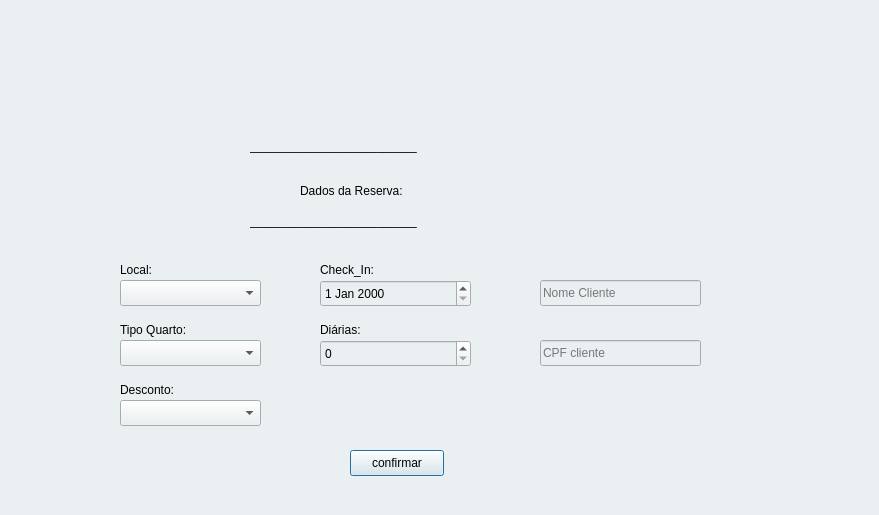
<?xml version="1.0" encoding="UTF-8"?>
<ui version="4.0">
 <class>RealizarReservaDialog</class>
 <widget class="QDialog" name="RealizarReservaDialog">
  <property name="geometry">
   <rect>
    <x>0</x>
    <y>0</y>
    <width>879</width>
    <height>515</height>
   </rect>
  </property>
  <property name="windowTitle">
   <string>Dialog</string>
  </property>
  <property name="styleSheet">
   <string notr="true">background-color: rgb(234, 240, 242);</string>
  </property>
  <widget class="QDateEdit" name="checkInDateEdit">
   <property name="geometry">
    <rect>
     <x>320</x>
     <y>280</y>
     <width>151</width>
     <height>27</height>
    </rect>
   </property>
  </widget>
  <widget class="QSpinBox" name="numDiariasSpinBox">
   <property name="geometry">
    <rect>
     <x>320</x>
     <y>340</y>
     <width>151</width>
     <height>27</height>
    </rect>
   </property>
  </widget>
  <widget class="QComboBox" name="localidadeComboBox">
   <property name="geometry">
    <rect>
     <x>120</x>
     <y>280</y>
     <width>141</width>
     <height>26</height>
    </rect>
   </property>
  </widget>
  <widget class="QComboBox" name="tipoQuartocomboBox">
   <property name="geometry">
    <rect>
     <x>120</x>
     <y>340</y>
     <width>141</width>
     <height>26</height>
    </rect>
   </property>
  </widget>
  <widget class="QComboBox" name="descontoComboBox">
   <property name="geometry">
    <rect>
     <x>120</x>
     <y>400</y>
     <width>141</width>
     <height>26</height>
    </rect>
   </property>
  </widget>
  <widget class="QLabel" name="valorEstimadoLabel">
   <property name="geometry">
    <rect>
     <x>320</x>
     <y>390</y>
     <width>221</width>
     <height>31</height>
    </rect>
   </property>
   <property name="text">
    <string/>
   </property>
  </widget>
  <widget class="QLineEdit" name="nomeClienteLineEdit">
   <property name="geometry">
    <rect>
     <x>540</x>
     <y>280</y>
     <width>161</width>
     <height>26</height>
    </rect>
   </property>
   <property name="placeholderText">
    <string>Nome Cliente</string>
   </property>
  </widget>
  <widget class="QLineEdit" name="cpfClienteLineEdit">
   <property name="geometry">
    <rect>
     <x>540</x>
     <y>340</y>
     <width>161</width>
     <height>26</height>
    </rect>
   </property>
   <property name="placeholderText">
    <string>CPF cliente</string>
   </property>
  </widget>
  <widget class="QPushButton" name="confirmarReservaButton">
   <property name="geometry">
    <rect>
     <x>350</x>
     <y>450</y>
     <width>94</width>
     <height>26</height>
    </rect>
   </property>
   <property name="text">
    <string>confirmar</string>
   </property>
  </widget>
  <widget class="QLabel" name="valorEstimadoLabel_2">
   <property name="geometry">
    <rect>
     <x>360</x>
     <y>10</y>
     <width>131</width>
     <height>131</height>
    </rect>
   </property>
   <property name="styleSheet">
    <string notr="true"/>
   </property>
   <property name="text">
    <string/>
   </property>
   <property name="pixmap">
    <pixmap resource="icons.qrc">:/images/imagens/logoo.png</pixmap>
   </property>
   <property name="scaledContents">
    <bool>true</bool>
   </property>
  </widget>
  <widget class="QLabel" name="label">
   <property name="geometry">
    <rect>
     <x>300</x>
     <y>170</y>
     <width>251</width>
     <height>41</height>
    </rect>
   </property>
   <property name="styleSheet">
    <string notr="true">font: 700 20pt &quot;Nimbus Roman&quot;;</string>
   </property>
   <property name="text">
    <string>Dados da Reserva:</string>
   </property>
  </widget>
  <widget class="QLabel" name="label_2">
   <property name="geometry">
    <rect>
     <x>250</x>
     <y>130</y>
     <width>341</width>
     <height>31</height>
    </rect>
   </property>
   <property name="styleSheet">
    <string notr="true">font: 700 20pt &quot;Nimbus Roman&quot;;</string>
   </property>
   <property name="text">
    <string>_________________________</string>
   </property>
  </widget>
  <widget class="QLabel" name="label_3">
   <property name="geometry">
    <rect>
     <x>250</x>
     <y>200</y>
     <width>391</width>
     <height>41</height>
    </rect>
   </property>
   <property name="styleSheet">
    <string notr="true">font: 700 20pt &quot;Nimbus Roman&quot;;</string>
   </property>
   <property name="text">
    <string>_________________________</string>
   </property>
  </widget>
  <widget class="QLabel" name="label_4">
   <property name="geometry">
    <rect>
     <x>120</x>
     <y>260</y>
     <width>51</width>
     <height>20</height>
    </rect>
   </property>
   <property name="styleSheet">
    <string notr="true">font: 700 10pt &quot;Nimbus Roman&quot;;</string>
   </property>
   <property name="text">
    <string>Local:</string>
   </property>
  </widget>
  <widget class="QLabel" name="label_5">
   <property name="geometry">
    <rect>
     <x>120</x>
     <y>320</y>
     <width>81</width>
     <height>20</height>
    </rect>
   </property>
   <property name="styleSheet">
    <string notr="true">font: 700 10pt &quot;Nimbus Roman&quot;;</string>
   </property>
   <property name="text">
    <string>Tipo Quarto:</string>
   </property>
  </widget>
  <widget class="QLabel" name="label_6">
   <property name="geometry">
    <rect>
     <x>120</x>
     <y>380</y>
     <width>81</width>
     <height>20</height>
    </rect>
   </property>
   <property name="styleSheet">
    <string notr="true">font: 700 10pt &quot;Nimbus Roman&quot;;</string>
   </property>
   <property name="text">
    <string>Desconto:</string>
   </property>
  </widget>
  <widget class="QLabel" name="label_7">
   <property name="geometry">
    <rect>
     <x>320</x>
     <y>260</y>
     <width>81</width>
     <height>20</height>
    </rect>
   </property>
   <property name="styleSheet">
    <string notr="true">font: 700 10pt &quot;Nimbus Roman&quot;;</string>
   </property>
   <property name="text">
    <string>Check_In:</string>
   </property>
  </widget>
  <widget class="QLabel" name="label_8">
   <property name="geometry">
    <rect>
     <x>320</x>
     <y>320</y>
     <width>81</width>
     <height>20</height>
    </rect>
   </property>
   <property name="styleSheet">
    <string notr="true">font: 700 10pt &quot;Nimbus Roman&quot;;</string>
   </property>
   <property name="text">
    <string>Diárias:</string>
   </property>
  </widget>
 </widget>
 <resources>
  <include location="icons.qrc"/>
 </resources>
 <connections/>
</ui>
